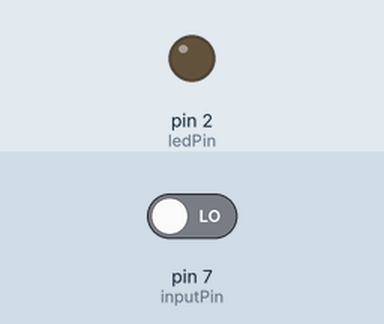
A sketch run on a simulated Arduino Uno, built with avr-gcc and run on an emulated ATmega328P. Shown: output pins drawn as LEDs (lit = HIGH). The test bench sets the inputs (shaded band); at power-on: pin 7 (inputPin) LOW.

Above: at 1.2 s.
1.3 s: pin 7 (inputPin) driven HIGH
At 1.7 s:
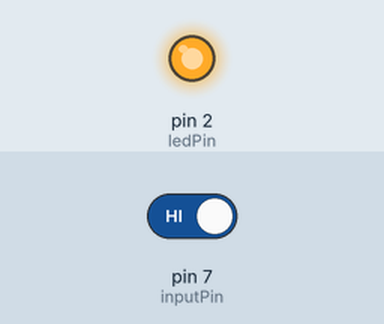
4.3 s: pin 7 (inputPin) driven LOW
At 5.7 s:
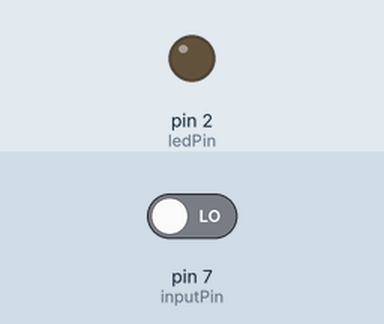
Timing chart, 0 to 7.3 s (numbered marks = the images above; inputs shaded):
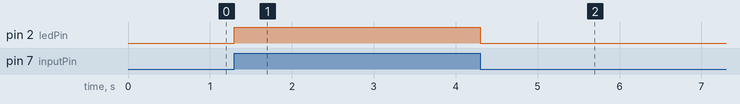

The sketch:

exe1.ino
```cpp
//
// Ativar LED com sensor PIR
//

//Projeto ativar LED com sensor PIR
// pin for the LED
const int ledPin = 2;
// input pin (PIR sensor)
const int inputPin = 7;

void setup() {
  // declare LED as output
  pinMode(ledPin, OUTPUT);
  // declare pin as input
  pinMode(inputPin, INPUT);
}

void loop() {
  // read input value
  int val = digitalRead(inputPin);

  // check if the input is HIGH
  if (val == HIGH) {
    // turn LED on if motion detected
    digitalWrite(ledPin, HIGH);
    delay(500);
    // turn LED off
    digitalWrite(ledPin, LOW);
  }
}
```

Measured:
- after the input at 1.3 s, pin 2 (ledPin): LOW → HIGH at once
- after the input at 4.3 s, pin 2 (ledPin): HIGH → LOW at once
